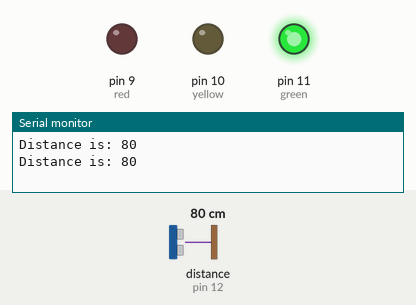
Bench run of a sketch on a simulated Arduino Uno, built with avr-gcc and run on an emulated ATmega328P. On the bench: output pins drawn as LEDs (lit = HIGH), the last lines printed to the serial monitor. The test bench sets the inputs (shaded band); at power-on: distance to the obstacle (sensor on pin 12) 80 cm. The echo pulse lasts 58.3 µs per cm.

Above: at 1.8 s.
1.9 s: distance to the obstacle (sensor on pin 12) set to 43 cm
3.4 s: distance to the obstacle (sensor on pin 12) set to 35 cm
At 5.1 s:
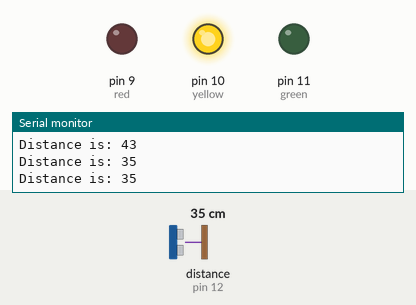
5.5 s: distance to the obstacle (sensor on pin 12) set to 21 cm
7.2 s: distance to the obstacle (sensor on pin 12) set to 18 cm
At 8.5 s:
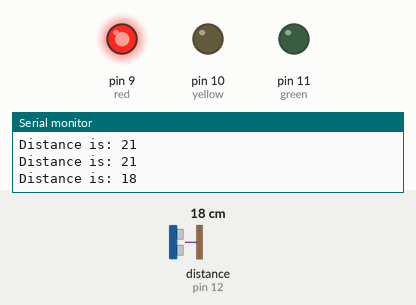
9.5 s: distance to the obstacle (sensor on pin 12) set to 60 cm
At 11.2 s:
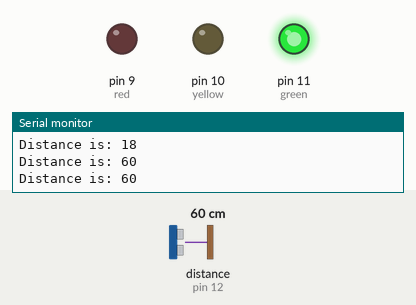
11.5 s: distance to the obstacle (sensor on pin 12) set to 2 cm
At 13.2 s:
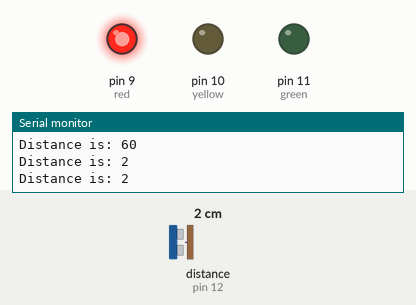
Timing chart, 0 to 14.5 s (numbered marks = the images above; inputs shaded):
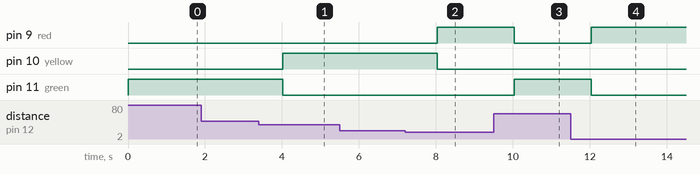

The sketch:

distance.ino
```cpp
#include "Ultrasonic.h"
const int trigger = 13;
const int echo = 12;
Ultrasonic ultrasonic(trigger, echo);

const int red = 9;
const int yellow = 10;
const int green = 11;


void setup() {
  pinMode(red, OUTPUT);
  pinMode(yellow, OUTPUT);
  pinMode(green, OUTPUT);
  Serial.begin(9600);
}

void loop() {
  int distance = (ultrasonic.Ranging(CM));
  Serial.print("Distance is: ");
  Serial.println(distance);

  if(distance < 20){
    digitalWrite(red,HIGH);
    digitalWrite(yellow,LOW);
    digitalWrite(green,LOW);
  } else if (distance >= 20 && distance < 40){
    digitalWrite(red,LOW);
    digitalWrite(yellow,HIGH);
    digitalWrite(green,LOW);
  }else {
    digitalWrite(red,LOW);
    digitalWrite(yellow,LOW);
    digitalWrite(green,HIGH);
  }

  delay(1000);

}
```

Measured:
- the behaviour switches between 40 and 39 cm on distance to the obstacle (sensor on pin 12) (found by bisection; images 0 and 1)
- the behaviour switches between 20 and 19 cm on distance to the obstacle (sensor on pin 12) (found by bisection; images 1 and 2)
- after the input at 3.4 s, pin 10 (yellow): LOW → HIGH after 0.62 s; pin 11 (green): HIGH → LOW after 0.62 s
- after the input at 7.2 s, pin 9 (red): LOW → HIGH after 0.83 s; pin 10 (yellow): HIGH → LOW after 0.83 s
- after the input at 9.5 s, pin 9 (red): HIGH → LOW after 0.54 s; pin 11 (green): LOW → HIGH after 0.54 s
- after the input at 11.5 s, pin 9 (red): LOW → HIGH after 0.54 s; pin 11 (green): HIGH → LOW after 0.54 s
